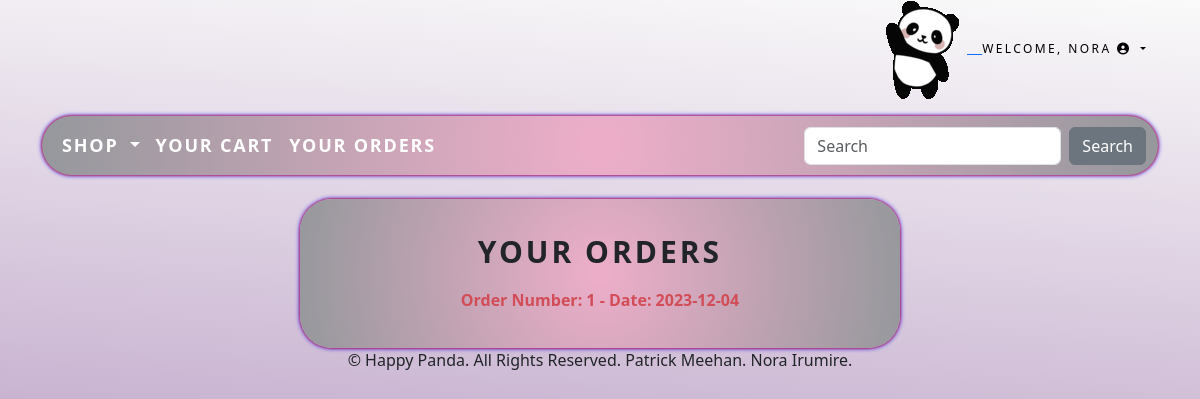
Page /cartapp/orders/ (signed in) on the earlier database version.
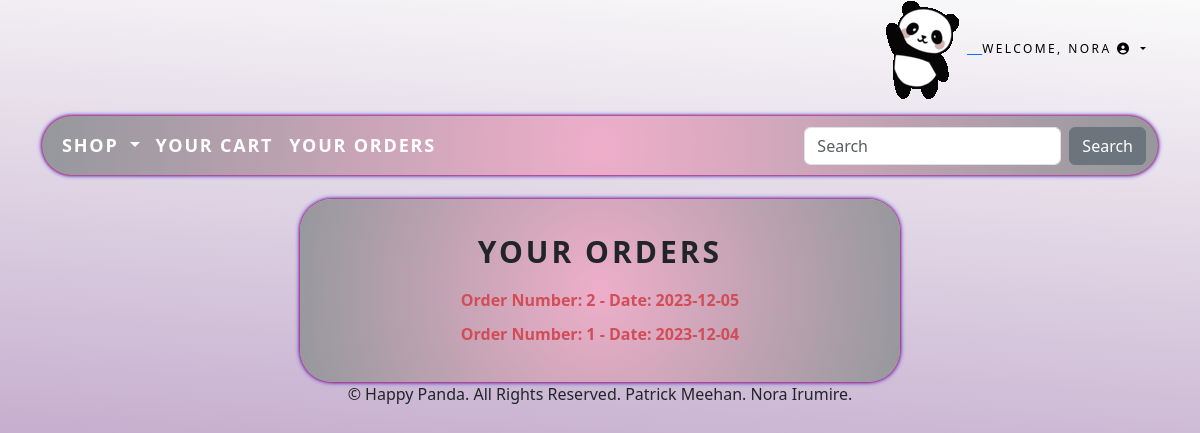
Same page on the later database version.
### cartapp/models.py (models this page shows, shortened)
class Checkout(models.Model):
    user = models.ForeignKey(settings.AUTH_USER_MODEL, on_delete=models.CASCADE)
    shipping_address = models.TextField()
    payment_method = models.CharField(max_length=50)
    order_total = models.DecimalField(max_digits=10, decimal_places=2)
    created_at = models.DateTimeField(auto_now_add=True)

### cartapp/views.py (the view)
# urls.py: path('orders/', views.order_list, name='order_list'),
@login_required
def order_list(request):
    orders = Checkout.objects.filter(user=request.user).order_by('-created_at')
    return render(request, 'order_list.html', {'orders': orders})

### accounts/templatetags/auth_extras.py (called while the page is built)
@register.filter(name='has_group')
def has_group(user, group_name):
    group = Group.objects.get(name=group_name)
    return True if group in user.groups.all() else False

### shop/context_processors.py (called while the page is built)
def menu_links(request):
    links = Category.objects.all()
    return {'links':links}

### shop/models.py (called while the page is built)
    def get_absolute_url(self):
        return reverse('shop:products_by_category', args=[self.id])

### cartapp/templates/order_list.html
{% extends "base.html" %}
{% block content %}
<div style="max-width: 600px; margin: auto; border-radius: 2em; box-shadow: 0 0 3px #FF0000, 0 0 5px #0000FF; background: radial-gradient(circle, rgba(238, 174, 202, 1) 0%, rgba(149, 152, 156, 1) 100%); padding: 20px; text-align: center;">
    <h1 style="font-size: 30px; font-weight: bold; text-transform: uppercase; letter-spacing: .1em; padding-top: 15px; padding-bottom: 10px;">Your Orders</h1>
    <ul style="list-style: none; padding: 0;">
        {% for order in orders %}
        <li style="margin-bottom: 10px;">
            <a href="{% url 'cart:order_detail' order.id %}" style="color: #D24D57; font-weight: bold; text-decoration: none;">
                Order Number: {{ order.id }} - Date: {{ order.created_at|date:"Y-m-d" }}
            </a>
        </li>
        {% empty %}
        <li style="font-weight: bold;">No orders found.</li>
        {% endfor %}
    </ul>
</div>
{% endblock %}

Differences in the rows shown:
added Checkout: id "2", created_at "2023-12-05"
